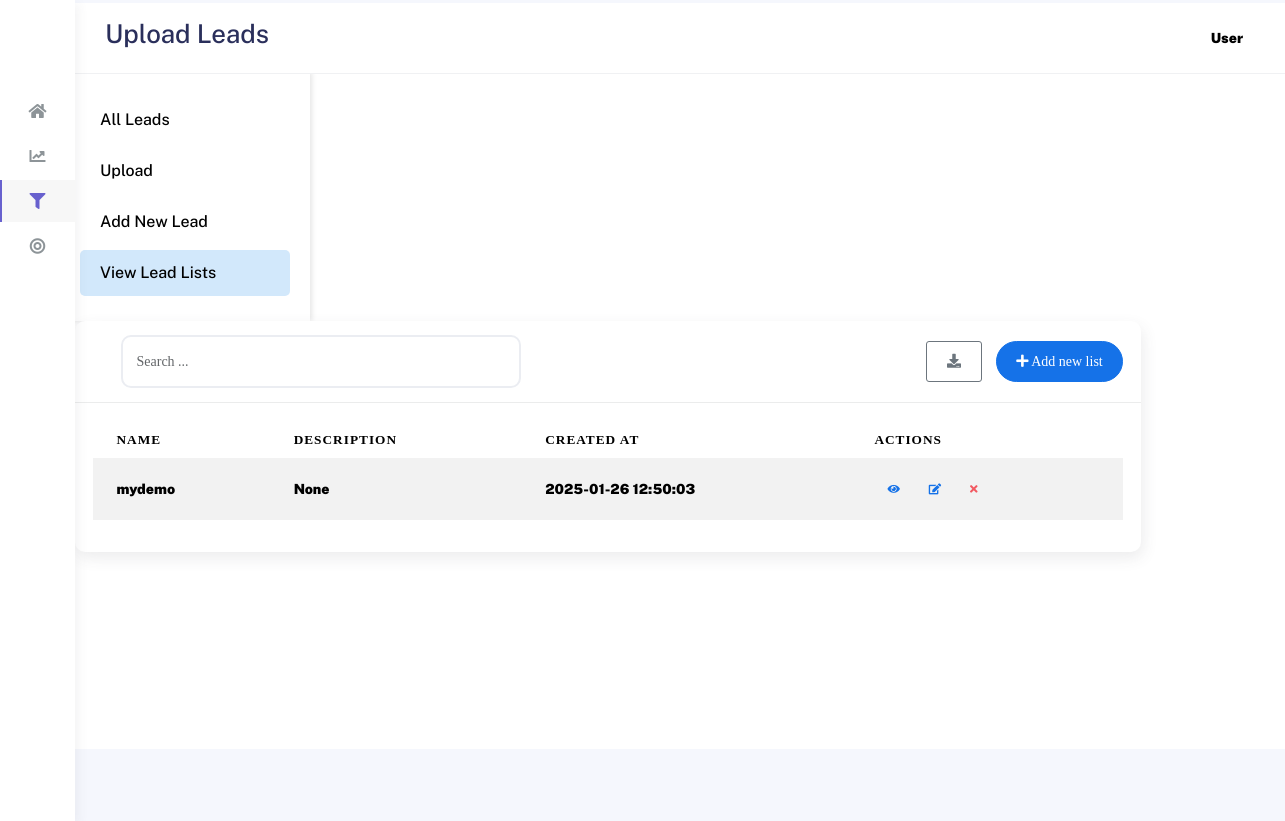
Screenshot of /lead-lists with the database file from the repository.
### app.py (models this page shows, shortened)
class LeadList(db.Model):
    id = db.Column(db.Integer, primary_key=True)
    name = db.Column(db.String(100), nullable=False)
    description = db.Column(db.String(255), nullable=True)
    created_at = db.Column(db.DateTime, default=datetime.utcnow, nullable=False)
    leads = db.relationship('Lead', backref='lead_list', lazy=True)
    campaigns = db.relationship('Campaign', secondary=campaign_lead_list_association, back_populates='lead_lists')

### app.py (the view)
@app.route("/lead-lists",methods=["POST","GET"])
def view_lead_lists():
    lead_lists = LeadList.query.all()  #
    return render_template("lead_list.html", lead_lists=lead_lists)

### templates/lead_list.html (shortened to what this page needs)
<!DOCTYPE html>
<html lang="en">
  <head>
          <link rel="stylesheet" href="https://cdn.datatables.net/1.13.5/css/jquery.dataTables.min.css" />
<link rel="stylesheet" href="{{ url_for('static', filename='css/bootstrap.min.css') }}" />
<link rel="stylesheet" href="{{ url_for('static', filename='css/plugins.min.css') }}" />
<link rel="stylesheet" href="{{ url_for('static', filename='css/kaiadmin.min.css') }}" />
<link rel="stylesheet" href="{{ url_for('static', filename='css/main.css') }}" />
  </head>
  <body>
    <div class="wrapper sidebar_minimize">
      <div class="sidebar" data-background-color="light">
        <div class="sidebar-logo">
          <div class="logo-header" data-background-color="light">
          </div>
        </div>
        <div class="sidebar-wrapper scrollbar scrollbar-inner">
          <div class="sidebar-content">
            <ul class="nav nav-secondary">
              <li class="nav-item">
                <a href="/">
                  <i class="fas fa-home"></i>
                </a>
              </li>
               <li class="nav-item ">
                <a href="/analytics">
                <i class="fas fa-chart-line"></i>
                </a>
              </li>
              <li class="nav-item active">
                <a href="/leads">
                <i class="fas fa-filter"></i>
                </a>
              </li>
              <li class="nav-item">
                <a href="/campaign">
                <i class="fas fa-bullseye"</i>
                </a>
              </li>
            </ul>
          </div>
        </div>
      </div>
      <div class="main-panel">
        <div class="main-header">
          <nav
            class="navbar navbar-header navbar-header-transparent navbar-expand-lg border-bottom"
          >
            <div class="container-fluid">
              <nav
                class="navbar navbar-header-left navbar-expand-lg navbar-form nav-search p-0 d-none d-lg-flex"
              >
  {% block header_content %}
            <h2>Upload Leads</h2>
        {% endblock %}              </nav>
              <ul class="navbar-nav topbar-nav ms-md-auto align-items-center">
                <li class="nav-item topbar-user dropdown hidden-caret">
                  <a
                    class="dropdown-toggle profile-pic"
                    data-bs-toggle="dropdown"
                    href="#"
                    aria-expanded="false"
                  >
                    <div class="avatar-sm">
                    </div>
                    <span class="profile-username">
                    User
                    </span>
                  </a>
                </li>
              </ul>
            </div>
          </nav>
        </div>
        <div class="container campaigncard ">
          <div class="row">
              <aside class="sticky-aside col-md-2">
          <ul class="secondnav">
                <li class="item "><a href="/leads">All Leads</a></li>
        <li class="item "><a href="/upload">Upload</a></li>
        <li class="item"><a href="/add">Add New Lead</a></li>
                    <li class="item active"><a href="/lead-lists">View Lead Lists</a></li>
          </ul>
          </aside>
      <div class="col-md-10">
                        <div class="card">
                            <div class="card-header">
                                <div class="d-flex align-items-center">
                                    <input type="text" id="searchlead" placeholder="Search ..." class="searchlead form-control" />
                                    <button id="download-selected" class="btn btn-outline-secondary ms-auto">
                                        <i class="fas fa-download"></i>
                                    </button>
                                    <a href="{{ url_for('create_lead_list') }}" class="btn btn-primary btn-round ">
                                        <i class="fa fa-plus"></i> Add new list
                                    </a>
                                </div>
                            </div>
              <div class="card-body">
                <div class="table-responsive">
                  <table id="leadListsTable" class="display table table-striped table-hover">
                    <thead>
                      <tr>
                        <th>Name</th>
                        <th>Description</th>
                        <th>Created At</th>
                        <th>Actions</th>
                      </tr>
                    </thead>
                    <tbody>
                      {% for lead_list in lead_lists %}
                      <tr>
                        <td>{{ lead_list.name }}</td>
                        <td>{{ lead_list.description }}</td>
                        <td>{{ lead_list.created_at.strftime('%Y-%m-%d %H:%M:%S') }}</td>
                        <td>
                          <a href="{{ url_for('view_lead_list', lead_list_id=lead_list.id) }}" class="btn btn-link btn-primary btn-sm" title="View Lead List">
                            <i class="fa fa-eye"></i>
                          </a>
                          <a href="{{ url_for('edit_lead_list', lead_list_id=lead_list.id) }}" class="btn btn-link btn-primary btn-sm" title="Edit Lead List">
                            <i class="fa fa-edit"></i>
                          </a>
                          <form action="{{ url_for('delete_lead_list', lead_list_id=lead_list.id) }}" method="POST" style="display:inline;">
                            <button type="submit" class="btn btn-link btn-danger btn-sm" title="Delete Lead List" onclick="return confirm('Are you sure you want to delete this lead list?');">
                              <i class="fa fa-times"></i>
                            </button>
                          </form>
                        </td>
                      </tr>
                      {% endfor %}
                    </tbody>
                  </table>
                </div>
              </div>
                        </div>
                    </div>
          </div>
        </div>
      </div>
    </div>
  </body>
</html>

### static/css/main.css (style rules this page uses)
.sticky-aside { position: sticky; top: 0; width: 250px; background-color: #ffffff; padding: 20px; box-shadow: 2px 0 5px rgba(0, 0, 0, 0.1); }
.secondnav { list-style-type: none; padding: 0; margin: 0; }
.secondnav .item { margin: 5px 0; }
.secondnav .item a { display: block; color: #000000; text-decoration: none; font-weight: 500; font-size: 16px; padding: 15px 20px; }
.secondnav .item.active a { background-color: #d2e8fb; color: #000000; border-radius: 5px; }
.container { background-color: #ffffff !important; }
.campaigncard { width: 100vw !important; }
.searchlead { margin-left: 2rem; width: 400px; height: 3rem; padding: 1rem; border-radius: 10px; }

### rows the page displays
LeadList: name "mydemo", description "None", created_at "2025-01-26 12:50:03"
